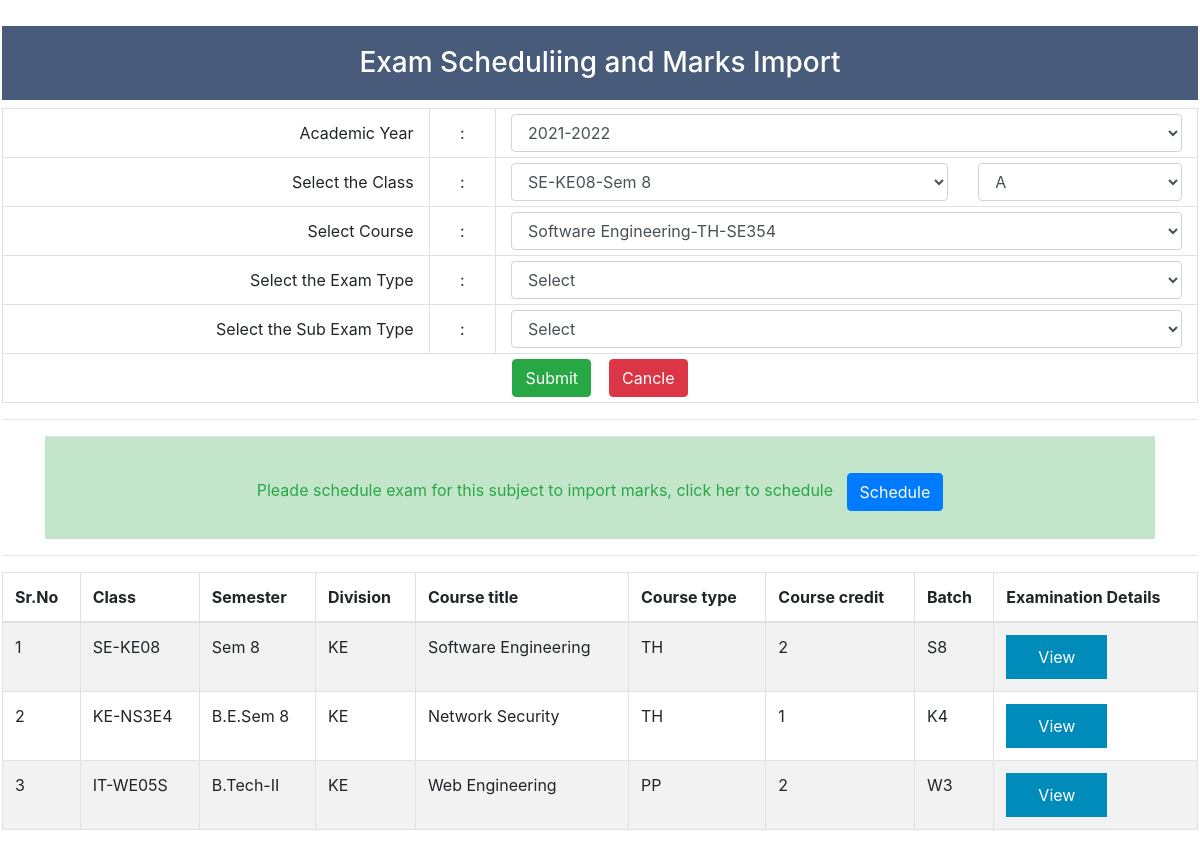
Screenshot of /faculty/e_schedul.php with the database file from the repository.
### tables this page shows
CREATE TABLE `course_details` (
  `id` int(11) NOT NULL,
  `course_code` varchar(7) NOT NULL,
  `course_title` varchar(50) NOT NULL,
  `course_credit` int(5) NOT NULL,
  `course_type` varchar(9) NOT NULL,
  `department` varchar(100) NOT NULL DEFAULT 'NULL',
  `institution_name` varchar(100) NOT NULL DEFAULT 'NULL',
  `class` varchar(30) NOT NULL,
  `semester` varchar(9) DEFAULT NULL,
  `division` varchar(10) NOT NULL,
  `batch` varchar(10) NOT NULL,
  `academic_year` varchar(9) DEFAULT NULL,
  `image` blob DEFAULT NULL
);

### db/edb.php (called while the page is built, shortened)
<?php
$con = mysqli_connect("localhost","root","","testques") or die(mysqli_error($con));
          $select_query = "SELECT * FROM course_details";
          $select_query_result = mysqli_query($con, $select_query) or die(mysqli_error($con));
          $query_result = mysqli_query($con, $select_query) or die(mysqli_error($con));
?>

### faculty/e_schedul.php (the view, shortened to what this page needs)
<?php
require "../db/edb.php";
?>
<!DOCTYPE html>
<html>
<head>
    <link rel="stylesheet" href="https://cdnjs.cloudflare.com/ajax/libs/twitter-bootstrap/4.1.3/css/bootstrap.css" />
    <link rel="stylesheet" href="https://cdn.datatables.net/1.10.19/css/dataTables.bootstrap4.min.css" />
    <link rel="stylesheet" href="https://maxcdn.bootstrapcdn.com/bootstrap/4.5.2/css/bootstrap.min.css">
</head>
<body style="margin: 2px;">
<br>
<h3 style="text-align: center; background-color: #485B7B; color: #FFFF; padding: 20px;">Exam Scheduliing and Marks Import</h3>
<form action="excel.php" method="POST">
<table class="table-bordered" style="border: 1px solid #DFE3E7; width:100%;">
<tbody>
            <tr id="tr1">
                <td id="tdf" style="text-align: right;">Academic Year</td>
                <td style="text-align: center"> : </td>
                <td id="td1" >
                <select class="form-control" name="academic_year" id="academic_year">
                    <?php
                        $i = (int) date("Y");?>
                        <?php  $i++;
                            for(; $i<"2040"; $i++){ $y = $i; $y--;?>
                        <option value="academic_year"><?php echo $y."-".$i; ?> </option>
                            <?php }
                        ?>
                </select>
                </td>
            </tr>
            <tr id="tr1">
                <td id="tdf" style="text-align: right;">Select the Class</td>
                <td style="text-align: center">:</td>
                <td id="td1">
                    <div class="row">
                    <div class="col-8">
                    <select class="form-control" name="class" id="class" >
                    <?php    while ($tel = mysqli_fetch_array($select_query_result)) {   $sem = $tel['semester'];
                         $options = "<option>".$tel['class']."-".$sem."</option>";
                           ?>
                        <?php echo $options;  ?>
                    <?php    }  ?>
                    </select></div>
                <div class="col-4">
                    <select class="form-control" name="division" id="division" >
                        <option value="A">A</option>
                    </select></div>
                    </div>
                </td>
            </tr>
            <tr id="tr1">
                <td id="tdf" style="text-align: right;">Select Course</td>
                <td style="text-align: center">:</td>
                <td id="td1">
                    <select class="form-control" name="course_title" id="course_title" >
                        <?php
                        while ($rel = mysqli_fetch_array($query_result)) {  ?>
                        <option value="<?php echo $rel['course_title']; ?>-<?php echo $rel['course_type'];?>-<?php echo $rel['course_code'];?>"><?php echo $rel['course_title'];?>-</option>
                       <?php
                             }
                         ?>
                    </select>
                </td>
            </tr>
            <tr id="tr1">
                <td id="tdf" style="text-align: right;">Select the Exam Type</td>
                <td style="text-align: center">:</td>
                <td id="td1">
                    <select class="form-control" name="exam_type" id="exam_type">
                        <option selected="" disabled="">Select</option>
                    </select>
                </td>
            </tr>
            <tr id="tr1">
                <td id="tdf" style="text-align: right;">Select the Sub Exam Type</td>
                <td style="text-align: center">:</td>
                <td id="td1">
                <select class="form-control" name="sub_exams" id="sub_exams">
                        <option >Select</option>
                    </select>
                </td>
            </tr>
        </tbody>
        <tfoot>
        <form action="../db/facultydb.php" method="post">
            <tr>
            <td colspan="3" style="text-align: center;">
            <button type="submit" class="btn btn-success" name="proceed_btn">Submit</button>&nbsp; &nbsp;
            <button class="btn btn-danger" value="cancle">Cancle</button>
            </td>
            </tr>
            </form>
        </tfoot>
</table>
</form>
<hr>
<div class="container">
    <table class="table">
    <tr style="background-color: #C3E6CB;" >
        <td><br> <p class="text-center text-success" >Pleade schedule exam for this subject to import marks, click her to schedule
        &nbsp; <button class="btn btn-primary float-center" data-target="#studentform" data-toggle="modal" id="exam_schedule" >Schedule</button>
            </p>
            </td>
        </tr>
    </table>
    </div>
<hr>
<table id="tabelData" class="table table-striped table-bordered" style="width:100%">
        <thead>
            <tr>
                <th>Sr.No</th>
                <th>Class</th>
                <th>Semester</th>
                <th>Division</th>
                <th>Course title</th>
                <th>Course type</th>
                <th>Course credit</th>
                <th>Batch</th>
                <th>Examination Details</th>
            </tr>
        </thead>
        <tbody>
        <?php
        $put_query = "SELECT * FROM course_details";
        $result = mysqli_query($con, $put_query) or die(mysqli_error($con));
        while ($sho = mysqli_fetch_array($result)) { ?>
            <tr>
                <td><?php echo $sho['id']; ?></td>
                <td><?php echo $sho['class']; ?></td>
                <td><?php echo $sho['semester']; ?></td>
                <td ><?php echo $sho['division']; ?></td>
                <td ><?php echo $sho['course_title']; ?></td>
                <td ><?php echo $sho['course_type']; ?></td>
                <td ><?php echo $sho['course_credit']; ?></td>
                <td ><?php echo $sho['batch']; ?></td>
                <td style="font-weight: bold;">
                    <form action="../db/indb.php" method="post">
                        <button type="submit" name="proceed_btn" class="button">View</button>
                    </form>
                </td>
            </tr>
            <?php } ?>
        </tbody>
</table>
</body>
</html>

### faculty/e_schedul.php (style rules this page uses)
th, td { padding: 5px 15px; }
.button { background-color: #008CBA; border: none; color: white; padding: 10px 32px; text-align: center; font-size: 16px; cursor: pointer; }

### rows the page displays
course_details: id "1", class "SE-KE08", semester "Sem 8", division "KE", course_title "Software Engineering", course_type "TH", course_credit "2", batch "S8"
course_details: id "2", class "KE-NS3E4", semester "B.E.Sem 8", division "KE", course_title "Network Security", course_type "TH", course_credit "1", batch "K4"
course_details: id "3", class "IT-WE05S", semester "B.Tech-II", division "KE", course_title "Web Engineering", course_type "PP", course_credit "2", batch "W3"

### other values shown
form field academic_year "2021-2022"
form field class "SE-KE08-Sem 8"
form field course_title "Software Engineering-TH-SE354"
